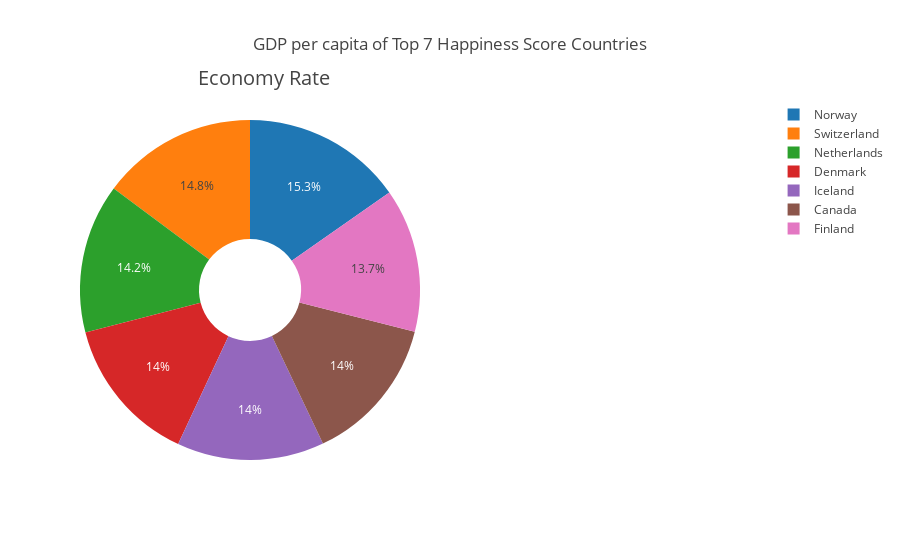

Notebook code cell kept with this figure:
### Markdown cell above
## 4. Pie chart
For the pie chart, I have created a similar dictionary format used previously but without using the dict function. Here I have used all the trace and layout information that were separated previously are now all put into one figure information dictionary. It is not recommended to use this format as any local changes in this plot will not be reflected globally for other charts using the same layout and trace features. `type = pie` is used to choose a pie chart.
Pie charts have new features that need to be added in the trace such as `hoverinfo":"label+percent"`which shows the label of each section and the percentage with respect to other countries included in the graphic. The size of the donut hole can also be changed `"hole": .3`

### Code cell
# Reset index
data_2017 = data_2017.reset_index()
data_2016= data_2016.reset_index()
data_2015 = data_2015.reset_index()

# Data 
data_piechart_2017 = data_2017.iloc[:7,:]
pie1 = data_piechart_2017['Economy..GDP.per.Capita.']
labels = data_piechart_2017['Country']

# Figure information
fig = {
  "data": [
    {
      "values": pie1,
      "labels": labels,
      "domain": {"x": [0, .5]},
      "name": "GDP per Capita of top 7 Countries",
      "hoverinfo":"label+percent",
      "hole": .3,
      "type": "pie"
    },],
  "layout": {
        "title":"GDP per capita of Top 7 Happiness Score Countries",
        "annotations": [
            { "font": { "size": 20},
              "showarrow": False,
              "text": "Economy Rate",
                "x": 0.17,
                "y": 1.1
            },
        ]
    }
}
iplot(fig)

### Figure 1 — Plotly figure (JSON) as saved in the notebook; plotly's stock layout.template omitted (floating-point values rounded to 4 significant figures)
{"data": [{"domain": {"x": [0, 0.5]}, "hole": 0.3, "hoverinfo": "label+percent", "labels": ["Norway", "Denmark", "Iceland", "Switzerland", "Finland", "Netherlands", "Canada"], "name": "GDP per Capita of top 7 Countries", "type": "pie", "uid": "f28de070-bcb5-4db1-8d00-c72e17f4d9b3", "values": [1.616, 1.482, 1.481, 1.565, 1.444, 1.504, 1.479]}], "layout": {"annotations": [{"font": {"size": 20}, "showarrow": false, "text": "Economy Rate", "x": 0.17, "y": 1.1}], "title": {"text": "GDP per capita of Top 7 Happiness Score Countries"}}}
